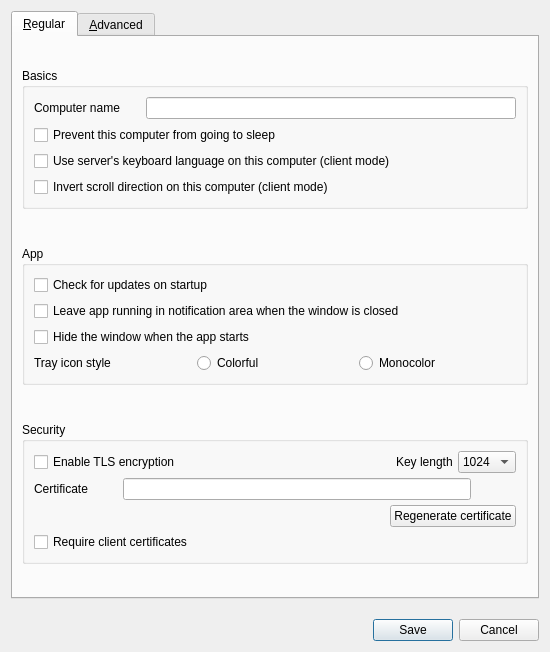
<?xml version="1.0" encoding="UTF-8"?>
<ui version="4.0">
 <class>SettingsDialog</class>
 <widget class="QDialog" name="SettingsDialog">
  <property name="geometry">
   <rect>
    <x>0</x>
    <y>0</y>
    <width>550</width>
    <height>652</height>
   </rect>
  </property>
  <property name="windowTitle">
   <string>Preferences</string>
  </property>
  <property name="modal">
   <bool>true</bool>
  </property>
  <layout class="QVBoxLayout" name="verticalLayout_7">
   <property name="spacing">
    <number>20</number>
   </property>
   <item>
    <widget class="QTabWidget" name="m_pTabWidget">
     <property name="tabPosition">
      <enum>QTabWidget::TabPosition::North</enum>
     </property>
     <property name="currentIndex">
      <number>0</number>
     </property>
     <widget class="QWidget" name="m_pTabRegular">
      <property name="sizePolicy">
       <sizepolicy hsizetype="Preferred" vsizetype="Fixed">
        <horstretch>0</horstretch>
        <verstretch>0</verstretch>
       </sizepolicy>
      </property>
      <attribute name="title">
       <string>&amp;Regular</string>
      </attribute>
      <layout class="QVBoxLayout" name="verticalLayout_3">
       <property name="spacing">
        <number>15</number>
       </property>
       <item>
        <widget class="QGroupBox" name="m_pGroupBasics">
         <property name="sizePolicy">
          <sizepolicy hsizetype="Preferred" vsizetype="Maximum">
           <horstretch>0</horstretch>
           <verstretch>0</verstretch>
          </sizepolicy>
         </property>
         <property name="title">
          <string>Basics</string>
         </property>
         <layout class="QVBoxLayout" name="verticalLayout_2">
          <item>
           <layout class="QHBoxLayout" name="horizontalLayout">
            <item>
             <widget class="QLabel" name="m_pLabelComputerName">
              <property name="sizePolicy">
               <sizepolicy hsizetype="Preferred" vsizetype="Fixed">
                <horstretch>0</horstretch>
                <verstretch>0</verstretch>
               </sizepolicy>
              </property>
              <property name="minimumSize">
               <size>
                <width>75</width>
                <height>0</height>
               </size>
              </property>
              <property name="text">
               <string>Computer name</string>
              </property>
             </widget>
            </item>
            <item>
             <spacer name="horizontalSpacer">
              <property name="orientation">
               <enum>Qt::Orientation::Horizontal</enum>
              </property>
              <property name="sizeType">
               <enum>QSizePolicy::Policy::Maximum</enum>
              </property>
              <property name="sizeHint" stdset="0">
               <size>
                <width>20</width>
                <height>20</height>
               </size>
              </property>
             </spacer>
            </item>
            <item>
             <widget class="QLineEdit" name="m_pLineEditScreenName">
              <property name="enabled">
               <bool>true</bool>
              </property>
              <property name="maxLength">
               <number>255</number>
              </property>
             </widget>
            </item>
           </layout>
          </item>
          <item>
           <widget class="QCheckBox" name="m_pCheckBoxPreventSleep">
            <property name="text">
             <string>Prevent this computer from going to sleep</string>
            </property>
           </widget>
          </item>
          <item>
           <widget class="QCheckBox" name="m_pCheckBoxLanguageSync">
            <property name="text">
             <string>Use server's keyboard language on this computer (client mode)</string>
            </property>
           </widget>
          </item>
          <item>
           <widget class="QCheckBox" name="m_pCheckBoxScrollDirection">
            <property name="text">
             <string>Invert scroll direction on this computer (client mode)</string>
            </property>
           </widget>
          </item>
         </layout>
        </widget>
       </item>
       <item>
        <widget class="QGroupBox" name="m_pGroupApp">
         <property name="sizePolicy">
          <sizepolicy hsizetype="Preferred" vsizetype="Maximum">
           <horstretch>0</horstretch>
           <verstretch>0</verstretch>
          </sizepolicy>
         </property>
         <property name="title">
          <string>App</string>
         </property>
         <layout class="QVBoxLayout" name="verticalLayout_5">
          <item>
           <widget class="QCheckBox" name="m_pCheckBoxAutoUpdate">
            <property name="text">
             <string>Check for updates on startup </string>
            </property>
           </widget>
          </item>
          <item>
           <widget class="QCheckBox" name="m_pCheckBoxCloseToTray">
            <property name="text">
             <string>Leave app running in notification area when the window is closed</string>
            </property>
           </widget>
          </item>
          <item>
           <widget class="QCheckBox" name="m_pCheckBoxAutoHide">
            <property name="text">
             <string>Hide the window when the app starts</string>
            </property>
           </widget>
          </item>
          <item>
           <layout class="QHBoxLayout" name="horizontalLayout_8">
            <item>
             <widget class="QLabel" name="label">
              <property name="text">
               <string>Tray icon style</string>
              </property>
             </widget>
            </item>
            <item>
             <widget class="QRadioButton" name="rb_icon_colorful">
              <property name="text">
               <string>Colorful</string>
              </property>
              <property name="icon">
               <iconset resource="../../res/deskflow.qrc">
                <normaloff>:/icons/common/deskflow.svg</normaloff>:/icons/common/deskflow.svg</iconset>
              </property>
             </widget>
            </item>
            <item>
             <widget class="QRadioButton" name="rb_icon_mono">
              <property name="text">
               <string>Monocolor</string>
              </property>
              <property name="icon">
               <iconset resource="../../res/deskflow.qrc">
                <normaloff>:/icons/deskflow-dark/apps/64/deskflow-symbolic.svg</normaloff>:/icons/deskflow-dark/apps/64/deskflow-symbolic.svg</iconset>
              </property>
             </widget>
            </item>
           </layout>
          </item>
         </layout>
        </widget>
       </item>
       <item>
        <widget class="QGroupBox" name="m_pGroupSecurity">
         <property name="sizePolicy">
          <sizepolicy hsizetype="Preferred" vsizetype="Maximum">
           <horstretch>0</horstretch>
           <verstretch>0</verstretch>
          </sizepolicy>
         </property>
         <property name="title">
          <string>Security</string>
         </property>
         <layout class="QVBoxLayout" name="verticalLayout">
          <property name="spacing">
           <number>5</number>
          </property>
          <property name="topMargin">
           <number>9</number>
          </property>
          <property name="bottomMargin">
           <number>9</number>
          </property>
          <item>
           <layout class="QHBoxLayout" name="horizontalLayout_5">
            <property name="topMargin">
             <number>0</number>
            </property>
            <item>
             <widget class="QCheckBox" name="m_pCheckBoxEnableTls">
              <property name="enabled">
               <bool>true</bool>
              </property>
              <property name="text">
               <string>Enable TLS encryption</string>
              </property>
             </widget>
            </item>
            <item>
             <spacer name="horizontalSpacer_2">
              <property name="orientation">
               <enum>Qt::Orientation::Horizontal</enum>
              </property>
              <property name="sizeHint" stdset="0">
               <size>
                <width>40</width>
                <height>20</height>
               </size>
              </property>
             </spacer>
            </item>
            <item>
             <widget class="QLabel" name="m_pLabelTlsKeyLength">
              <property name="sizePolicy">
               <sizepolicy hsizetype="Preferred" vsizetype="Fixed">
                <horstretch>0</horstretch>
                <verstretch>0</verstretch>
               </sizepolicy>
              </property>
              <property name="text">
               <string>Key length</string>
              </property>
             </widget>
            </item>
            <item>
             <widget class="QComboBox" name="m_pComboBoxTlsKeyLength">
              <property name="currentText">
               <string>1024</string>
              </property>
              <item>
               <property name="text">
                <string>1024</string>
               </property>
              </item>
              <item>
               <property name="text">
                <string>2048</string>
               </property>
              </item>
              <item>
               <property name="text">
                <string>4096</string>
               </property>
              </item>
             </widget>
            </item>
           </layout>
          </item>
          <item>
           <layout class="QHBoxLayout" name="horizontalLayout_6">
            <property name="topMargin">
             <number>0</number>
            </property>
            <item>
             <widget class="QLabel" name="m_pLabelTlsCert">
              <property name="sizePolicy">
               <sizepolicy hsizetype="Preferred" vsizetype="Fixed">
                <horstretch>0</horstretch>
                <verstretch>0</verstretch>
               </sizepolicy>
              </property>
              <property name="text">
               <string>Certificate</string>
              </property>
             </widget>
            </item>
            <item>
             <spacer name="horizontalSpacer_3">
              <property name="orientation">
               <enum>Qt::Orientation::Horizontal</enum>
              </property>
              <property name="sizeType">
               <enum>QSizePolicy::Policy::Minimum</enum>
              </property>
              <property name="sizeHint" stdset="0">
               <size>
                <width>30</width>
                <height>20</height>
               </size>
              </property>
             </spacer>
            </item>
            <item>
             <widget class="QLineEdit" name="m_pLineEditTlsCertPath">
              <property name="minimumSize">
               <size>
                <width>0</width>
                <height>0</height>
               </size>
              </property>
             </widget>
            </item>
            <item>
             <widget class="QPushButton" name="m_pPushButtonTlsCertPath">
              <property name="cursor">
               <cursorShape>PointingHandCursor</cursorShape>
              </property>
              <property name="text">
               <string/>
              </property>
              <property name="flat">
               <bool>true</bool>
              </property>
             </widget>
            </item>
           </layout>
          </item>
          <item>
           <layout class="QHBoxLayout" name="horizontalLayout_7">
            <property name="topMargin">
             <number>0</number>
            </property>
            <item>
             <spacer name="horizontalSpacer_4">
              <property name="orientation">
               <enum>Qt::Orientation::Horizontal</enum>
              </property>
              <property name="sizeHint" stdset="0">
               <size>
                <width>40</width>
                <height>20</height>
               </size>
              </property>
             </spacer>
            </item>
            <item>
             <widget class="QPushButton" name="m_pPushButtonTlsRegenCert">
              <property name="text">
               <string>Regenerate certificate</string>
              </property>
             </widget>
            </item>
           </layout>
          </item>
          <item>
           <widget class="QCheckBox" name="chkRequireClientCert">
            <property name="text">
             <string>Require client certificates</string>
            </property>
           </widget>
          </item>
         </layout>
        </widget>
       </item>
      </layout>
     </widget>
     <widget class="QWidget" name="m_pTabAdvanced">
      <property name="sizePolicy">
       <sizepolicy hsizetype="Preferred" vsizetype="Fixed">
        <horstretch>0</horstretch>
        <verstretch>0</verstretch>
       </sizepolicy>
      </property>
      <attribute name="title">
       <string>&amp;Advanced</string>
      </attribute>
      <layout class="QVBoxLayout" name="verticalLayout_6">
       <property name="spacing">
        <number>15</number>
       </property>
       <item>
        <widget class="QGroupBox" name="m_pGroupNetworking">
         <property name="sizePolicy">
          <sizepolicy hsizetype="Preferred" vsizetype="Maximum">
           <horstretch>0</horstretch>
           <verstretch>0</verstretch>
          </sizepolicy>
         </property>
         <property name="title">
          <string>Networking</string>
         </property>
         <layout class="QVBoxLayout" name="verticalLayout_4">
          <item>
           <layout class="QHBoxLayout" name="horizontalLayout_2">
            <property name="topMargin">
             <number>0</number>
            </property>
            <item>
             <widget class="QLabel" name="m_pLabel_20">
              <property name="sizePolicy">
               <sizepolicy hsizetype="Preferred" vsizetype="Fixed">
                <horstretch>0</horstretch>
                <verstretch>0</verstretch>
               </sizepolicy>
              </property>
              <property name="text">
               <string>Port</string>
              </property>
             </widget>
            </item>
            <item>
             <widget class="QSpinBox" name="m_pSpinBoxPort">
              <property name="enabled">
               <bool>true</bool>
              </property>
              <property name="sizePolicy">
               <sizepolicy hsizetype="MinimumExpanding" vsizetype="Fixed">
                <horstretch>0</horstretch>
                <verstretch>0</verstretch>
               </sizepolicy>
              </property>
              <property name="maximum">
               <number>65535</number>
              </property>
              <property name="value">
               <number>24800</number>
              </property>
             </widget>
            </item>
            <item>
             <widget class="QLabel" name="m_pLabel_21">
              <property name="sizePolicy">
               <sizepolicy hsizetype="Preferred" vsizetype="Fixed">
                <horstretch>0</horstretch>
                <verstretch>0</verstretch>
               </sizepolicy>
              </property>
              <property name="text">
               <string>Network IP</string>
              </property>
             </widget>
            </item>
            <item>
             <widget class="QLineEdit" name="m_pLineEditInterface">
              <property name="enabled">
               <bool>true</bool>
              </property>
             </widget>
            </item>
           </layout>
          </item>
          <item>
           <widget class="QCheckBox" name="m_pInvertConnection">
            <property name="text">
             <string>Invert server/client TCP connection</string>
            </property>
           </widget>
          </item>
         </layout>
        </widget>
       </item>
       <item>
        <widget class="QGroupBox" name="m_pGroupLogs">
         <property name="sizePolicy">
          <sizepolicy hsizetype="Preferred" vsizetype="Maximum">
           <horstretch>0</horstretch>
           <verstretch>0</verstretch>
          </sizepolicy>
         </property>
         <property name="title">
          <string>Logs</string>
         </property>
         <layout class="QGridLayout" name="gridLayout">
          <property name="topMargin">
           <number>15</number>
          </property>
          <property name="bottomMargin">
           <number>15</number>
          </property>
          <property name="verticalSpacing">
           <number>7</number>
          </property>
          <item row="0" column="1">
           <spacer name="horizontalSpacer_5">
            <property name="orientation">
             <enum>Qt::Orientation::Horizontal</enum>
            </property>
            <property name="sizeHint" stdset="0">
             <size>
              <width>40</width>
              <height>20</height>
             </size>
            </property>
           </spacer>
          </item>
          <item row="0" column="0">
           <widget class="QCheckBox" name="m_pCheckBoxLogToFile">
            <property name="text">
             <string>Log to file</string>
            </property>
           </widget>
          </item>
          <item row="0" column="3">
           <widget class="QComboBox" name="m_pComboLogLevel">
            <item>
             <property name="text">
              <string>Info</string>
             </property>
            </item>
            <item>
             <property name="text">
              <string>Debug</string>
             </property>
            </item>
            <item>
             <property name="text">
              <string>Debug1</string>
             </property>
            </item>
            <item>
             <property name="text">
              <string>Debug2</string>
             </property>
            </item>
           </widget>
          </item>
          <item row="0" column="2">
           <widget class="QLabel" name="m_pLabel_3">
            <property name="sizePolicy">
             <sizepolicy hsizetype="Preferred" vsizetype="Fixed">
              <horstretch>0</horstretch>
              <verstretch>0</verstretch>
             </sizepolicy>
            </property>
            <property name="minimumSize">
             <size>
              <width>0</width>
              <height>0</height>
             </size>
            </property>
            <property name="text">
             <string>Level</string>
            </property>
           </widget>
          </item>
          <item row="1" column="0" colspan="4">
           <layout class="QHBoxLayout" name="horizontalLayout_4">
            <property name="spacing">
             <number>3</number>
            </property>
            <property name="topMargin">
             <number>0</number>
            </property>
            <item>
             <widget class="QLabel" name="m_pLabelLogPath">
              <property name="sizePolicy">
               <sizepolicy hsizetype="Preferred" vsizetype="Fixed">
                <horstretch>0</horstretch>
                <verstretch>0</verstretch>
               </sizepolicy>
              </property>
              <property name="text">
               <string>Log path</string>
              </property>
             </widget>
            </item>
            <item>
             <spacer name="horizontalSpacer_7">
              <property name="orientation">
               <enum>Qt::Orientation::Horizontal</enum>
              </property>
              <property name="sizeType">
               <enum>QSizePolicy::Policy::Minimum</enum>
              </property>
              <property name="sizeHint" stdset="0">
               <size>
                <width>30</width>
                <height>20</height>
               </size>
              </property>
             </spacer>
            </item>
            <item>
             <widget class="QLineEdit" name="m_pLineEditLogFilename">
              <property name="enabled">
               <bool>false</bool>
              </property>
              <property name="sizePolicy">
               <sizepolicy hsizetype="Expanding" vsizetype="Fixed">
                <horstretch>0</horstretch>
                <verstretch>0</verstretch>
               </sizepolicy>
              </property>
             </widget>
            </item>
            <item>
             <widget class="QPushButton" name="m_pButtonBrowseLog">
              <property name="enabled">
               <bool>false</bool>
              </property>
              <property name="cursor">
               <cursorShape>PointingHandCursor</cursorShape>
              </property>
              <property name="text">
               <string/>
              </property>
              <property name="flat">
               <bool>true</bool>
              </property>
             </widget>
            </item>
           </layout>
          </item>
         </layout>
        </widget>
       </item>
       <item>
        <widget class="QGroupBox" name="m_pGroupService">
         <property name="sizePolicy">
          <sizepolicy hsizetype="Preferred" vsizetype="Maximum">
           <horstretch>0</horstretch>
           <verstretch>0</verstretch>
          </sizepolicy>
         </property>
         <property name="title">
          <string>Service</string>
         </property>
         <layout class="QGridLayout" name="gridLayout_3">
          <item row="1" column="0">
           <layout class="QHBoxLayout" name="horizontalLayout_9">
            <item>
             <widget class="QLabel" name="m_pLabelElevate">
              <property name="sizePolicy">
               <sizepolicy hsizetype="Preferred" vsizetype="Fixed">
                <horstretch>0</horstretch>
                <verstretch>0</verstretch>
               </sizepolicy>
              </property>
              <property name="text">
               <string>Launch with elevated privileges</string>
              </property>
             </widget>
            </item>
            <item>
             <widget class="QComboBox" name="m_pComboElevate">
              <property name="sizePolicy">
               <sizepolicy hsizetype="Preferred" vsizetype="Fixed">
                <horstretch>0</horstretch>
                <verstretch>0</verstretch>
               </sizepolicy>
              </property>
              <property name="minimumSize">
               <size>
                <width>0</width>
                <height>0</height>
               </size>
              </property>
              <property name="toolTip">
               <string>Specify when the Windows background service should run the server or client
                  process at an elevated privilege level.</string>
              </property>
              <property name="whatsThis">
               <string>
                &lt;p&gt;You may want to alter whether or not the privilege level of the server or client 
                  process is automatically changed depending on your use case. In some cases it can help
                  to diagnose or solve some problems related to elevated processes in Windows.&lt;/p&gt;
                &lt;ul&gt;
                  &lt;li&gt;Automatic: Elevate when the window session changes to secure mode&lt;/li&gt;
                  &lt;li&gt;Always elevate: Always run in elevated mode (could be unsafe)&lt;/li&gt;
                  &lt;li&gt;Never elevate: Turn off compatability with login screen and UAC&lt;/li&gt;
                &lt;/ul&gt;
                </string>
              </property>
              <property name="currentIndex">
               <number>0</number>
              </property>
              <item>
               <property name="text">
                <string>Automatic (as needed)</string>
               </property>
              </item>
              <item>
               <property name="text">
                <string>Always elevate</string>
               </property>
              </item>
              <item>
               <property name="text">
                <string>Never elevate</string>
               </property>
              </item>
             </widget>
            </item>
           </layout>
          </item>
          <item row="0" column="0">
           <widget class="QCheckBox" name="m_pCheckBoxServiceEnabled">
            <property name="toolTip">
             <string>Whether to launch the server or client process through the Windows background
                service or direct from the GUI.</string>
            </property>
            <property name="whatsThis">
             <string>
              &lt;p&gt;The background service is only available on Windows.&lt;/p&gt;
              &lt;p&gt;The Windows background service is used to:&lt;/p&gt;
              &lt;ul&gt;
              &lt;li&gt;Start the server or client automatically when the computer starts.&lt;/li&gt;
              &lt;li&gt;Run the server or client in an elevated mode (e.g. on login screen, UAC dialogs, etc).&lt;/li&gt;
              &lt;/ul&gt;
              </string>
            </property>
            <property name="text">
             <string>Use background service (daemon)</string>
            </property>
           </widget>
          </item>
         </layout>
        </widget>
       </item>
       <item>
        <widget class="QGroupBox" name="m_pGroupScope">
         <property name="sizePolicy">
          <sizepolicy hsizetype="Preferred" vsizetype="Maximum">
           <horstretch>0</horstretch>
           <verstretch>0</verstretch>
          </sizepolicy>
         </property>
         <property name="title">
          <string>Use settings profile from</string>
         </property>
         <layout class="QHBoxLayout" name="horizontalLayout_3">
          <item>
           <widget class="QRadioButton" name="m_pRadioUserScope">
            <property name="text">
             <string>Current user</string>
            </property>
            <property name="checked">
             <bool>true</bool>
            </property>
           </widget>
          </item>
          <item>
           <widget class="QRadioButton" name="m_pRadioSystemScope">
            <property name="text">
             <string>All users</string>
            </property>
            <property name="checked">
             <bool>false</bool>
            </property>
           </widget>
          </item>
         </layout>
        </widget>
       </item>
      </layout>
     </widget>
    </widget>
   </item>
   <item>
    <widget class="QDialogButtonBox" name="m_pButtonBox">
     <property name="orientation">
      <enum>Qt::Orientation::Horizontal</enum>
     </property>
     <property name="standardButtons">
      <set>QDialogButtonBox::StandardButton::Cancel|QDialogButtonBox::StandardButton::Save</set>
     </property>
    </widget>
   </item>
  </layout>
 </widget>
 <tabstops>
  <tabstop>m_pLineEditScreenName</tabstop>
  <tabstop>m_pSpinBoxPort</tabstop>
  <tabstop>m_pLineEditInterface</tabstop>
  <tabstop>m_pCheckBoxEnableTls</tabstop>
  <tabstop>m_pComboBoxTlsKeyLength</tabstop>
  <tabstop>m_pLineEditTlsCertPath</tabstop>
  <tabstop>m_pPushButtonTlsCertPath</tabstop>
  <tabstop>m_pPushButtonTlsRegenCert</tabstop>
  <tabstop>m_pCheckBoxLogToFile</tabstop>
  <tabstop>m_pComboLogLevel</tabstop>
  <tabstop>m_pLineEditLogFilename</tabstop>
  <tabstop>m_pButtonBrowseLog</tabstop>
  <tabstop>m_pRadioUserScope</tabstop>
  <tabstop>m_pRadioSystemScope</tabstop>
  <tabstop>m_pComboElevate</tabstop>
 </tabstops>
 <resources>
  <include location="../../res/deskflow.qrc"/>
 </resources>
 <connections>
  <connection>
   <sender>m_pButtonBox</sender>
   <signal>accepted()</signal>
   <receiver>SettingsDialog</receiver>
   <slot>accept()</slot>
   <hints>
    <hint type="sourcelabel">
     <x>266</x>
     <y>340</y>
    </hint>
    <hint type="destinationlabel">
     <x>157</x>
     <y>274</y>
    </hint>
   </hints>
  </connection>
  <connection>
   <sender>m_pButtonBox</sender>
   <signal>rejected()</signal>
   <receiver>SettingsDialog</receiver>
   <slot>reject()</slot>
   <hints>
    <hint type="sourcelabel">
     <x>334</x>
     <y>340</y>
    </hint>
    <hint type="destinationlabel">
     <x>286</x>
     <y>274</y>
    </hint>
   </hints>
  </connection>
 </connections>
</ui>
